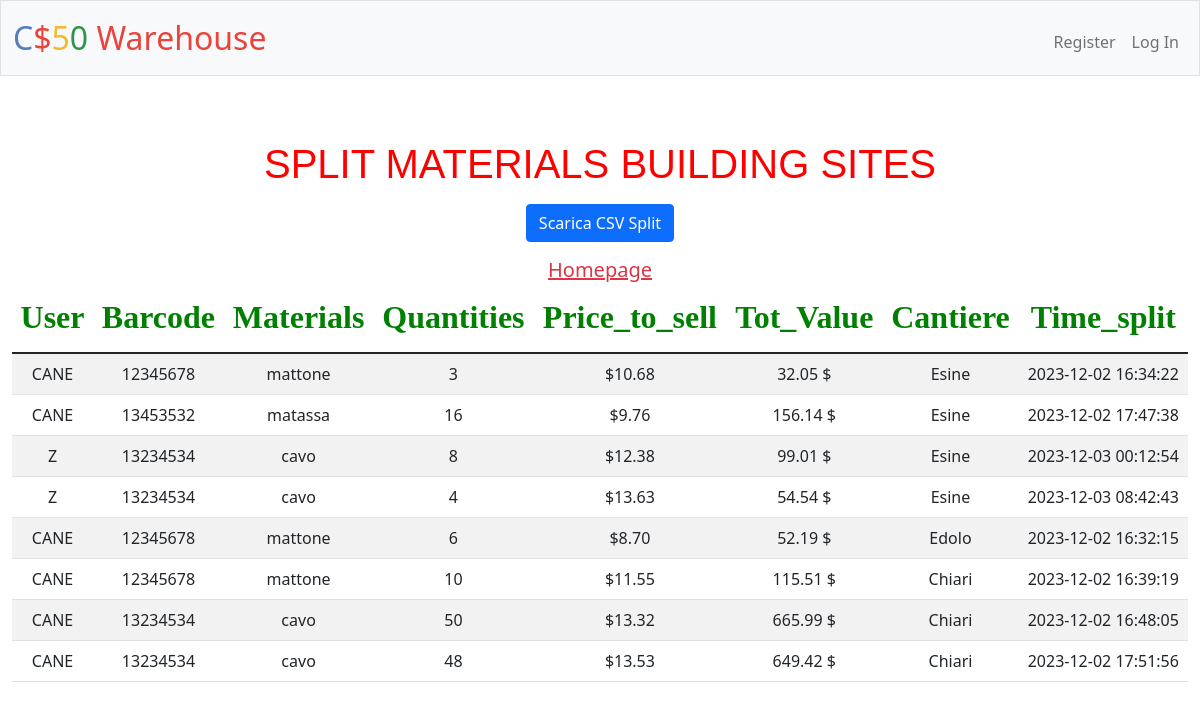
/balance, run on the app's committed database.
### tables this page shows
CREATE TABLE cantieri (id INTEGER PRIMARY KEY AUTOINCREMENT NOT NULL,
user_id INTEGER NOT NULL, barcode TEXT NOT NULL , materials TEXT NOT NULL, quantities INTEGER NOT NULL,
price_to_sell DECIMAL NOT NULL,tot_value DECIMAL, cantiere  TEXT NOT NULL ,time_of_buy DATATIME DEFAULT CURRENT_TIMESTAMP,
FOREIGN KEY (user_id) REFERENCES users(id));

CREATE TABLE users (id INTEGER PRIMARY KEY AUTOINCREMENT NOT NULL, username TEXT NOT NULL, hash TEXT NOT NULL, cash NUMERIC NOT NULL DEFAULT 10000.00);

### app.py (the view)
@app.route("/balance")
def balance():
    dati_split = db.execute("SELECT * FROM  cantieri JOIN users ON users.id = cantieri.user_id ORDER BY cantiere DESC;")
    return render_template("balance.html", dati_split = dati_split)

### app.py (called while the page is built)
@app.after_request
def after_request(response):
    response.headers["Cache-Control"] = "no-cache, no-store, must-revalidate"
    response.headers["Expires"] = 0
    response.headers["Pragma"] = "no-cache"
    return response

### helpers.py (called while the page is built)
def usd(value):
    return f"${value:,.2f}"

### templates/balance.html (shortened to what this page needs)
{% extends "layout.html" %}
{% block main %}
    <p><h1>SPLIT MATERIALS BUILDING SITES</h1></p>
    <table class ="table table-boardered table-striped">
        <thead class="thead-light">
            <tr>
                <th><h2><strong>User</h2></strong></th>
                <th><h2><strong>Barcode</h2></strong></th>
                <th><h2><strong>Materials</strong></h2></th>
                <th><h2><strong>Quantities</strong></h2></th>
                <th><h2><strong>Price_to_sell</strong></h2></th>
                <th><h2><strong>Tot_Value</strong></h2></th>
                <th><h2><strong>Cantiere</strong></h2></th>
                <th><h2><strong>Time_split</strong></h2></th>
            </tr>
<tbody>
    {% for riga in dati_split %}
    <tr>
        <td>{{riga.username}}</td>
        <td>{{riga.barcode}}</td>
        <td>{{riga.materials}}</td>
        <td>{{riga.quantities}}</td>
        <td>{{(riga.price_to_sell)|usd}}</td>
        <td>{{ '{:.2f}'.format(riga.price_to_sell * riga.quantities) }} $</td>
        <td>{{ riga.cantiere }} </td>
        <td>{{riga.time_of_buy}}</td>
    </tr>
    {% endfor %}
    <p><p>
        <a href="{{ url_for('download_csv_split') }}" class="btn btn-primary">Scarica CSV Split</a>
        </p></p>
</tbody>
    <h5><a href="{{ url_for('homepage') }}"class="link-danger">Homepage</a></h5>
{% endblock %}

### templates/layout.html (shortened to what this page needs)
<!DOCTYPE html>
<html lang="en">
    <head>
        <link href="https://cdn.jsdelivr.net/npm/bootstrap@5.1.3/dist/css/bootstrap.min.css" rel="stylesheet">
        <link href="/static/styles.css" rel="stylesheet">
    </head>
    <body>
        <nav class="bg-light border navbar navbar-expand-md navbar-light">
            <div class="container-fluid">
                <a class="navbar-brand" href="/"><span class="blue">C</span><span class="red">$</span><span class="yellow">5</span><span class="green">0</span> <span class="red">Warehouse</span></a>
                <div class="collapse navbar-collapse" id="navbar">
                    {% if session["user_id"] %}
                        <ul class="navbar-nav me-auto mt-2">
                            <li class="nav-item"><a class="nav-link" href="/home">Homepage</a></li>
                            <li class="nav-item"><a class="nav-link" href="/upload">Upload</a></li>
                            <li class="nav-item"><a class="nav-link" href="/">Database</a></li>
                            <li class="nav-item"><a class="nav-link" href="/history">History</a></li>
                            <li class="nav-item"><a class="nav-link" href="/allocation">Allocation</a></li><li class="nav-item"><a class="nav-link" href="/balance">Split</a></li>
                        </ul>
                        <ul class="navbar-nav ms-auto mt-2">
                            <li class="nav-item"><a class="nav-link" href="/logout">Log Out</a></li>
                        </ul>
                    {% else %}
                        <ul class="navbar-nav ms-auto mt-2">
                            <li class="nav-item"><a class="nav-link" href="/register">Register</a></li>
                            <li class="nav-item"><a class="nav-link" href="/login">Log In</a></li>
                        </ul>
                    {% endif %}
                </div>
            </div>
        </nav>
        <main class="container-fluid py-5 text-center">
            {% block main %}{% endblock %}
        </main>
    </body>
</html>

### static/styles.css (style rules this page uses)
nav .navbar-brand { font-size: xx-large; }
nav .navbar-brand .blue { color: #537fbe; }
nav .navbar-brand .red { color: #ea433b; }
nav .navbar-brand .yellow { color: #f5b82e; }
nav .navbar-brand .green { color: #2e944b; }

### templates/balance.html (style rules this page uses)
h1 { font-family: "Arial Black", sans-serif; color: red; }
h2 { font-family: "Times New Roman", sans-serif; color: green; }

### data on the page
cantieri: username "CANE", barcode "12345678", materials "mattone", quantities "3", price_to_sell "$10.68", riga.price_to_sell*riga.quantities "32.05", cantiere "Esine", time_of_buy "2023-12-02 16:34:22"
cantieri: username "CANE", barcode "13453532", materials "matassa", quantities "16", price_to_sell "$9.76", riga.price_to_sell*riga.quantities "156.14", cantiere "Esine", time_of_buy "2023-12-02 17:47:38"
cantieri: username "Z", barcode "13234534", materials "cavo", quantities "8", price_to_sell "$12.38", riga.price_to_sell*riga.quantities "99.01", cantiere "Esine", time_of_buy "2023-12-03 00:12:54"
cantieri: username "Z", barcode "13234534", materials "cavo", quantities "4", price_to_sell "$13.63", riga.price_to_sell*riga.quantities "54.54", cantiere "Esine", time_of_buy "2023-12-03 08:42:43"
cantieri: username "CANE", barcode "12345678", materials "mattone", quantities "6", price_to_sell "$8.70", riga.price_to_sell*riga.quantities "52.19", cantiere "Edolo", time_of_buy "2023-12-02 16:32:15"
cantieri: username "CANE", barcode "12345678", materials "mattone", quantities "10", price_to_sell "$11.55", riga.price_to_sell*riga.quantities "115.51", cantiere "Chiari", time_of_buy "2023-12-02 16:39:19"
cantieri: username "CANE", barcode "13234534", materials "cavo", quantities "50", price_to_sell "$13.32", riga.price_to_sell*riga.quantities "665.99", cantiere "Chiari", time_of_buy "2023-12-02 16:48:05"
cantieri: username "CANE", barcode "13234534", materials "cavo", quantities "48", price_to_sell "$13.53", riga.price_to_sell*riga.quantities "649.42", cantiere "Chiari", time_of_buy "2023-12-02 17:51:56"
